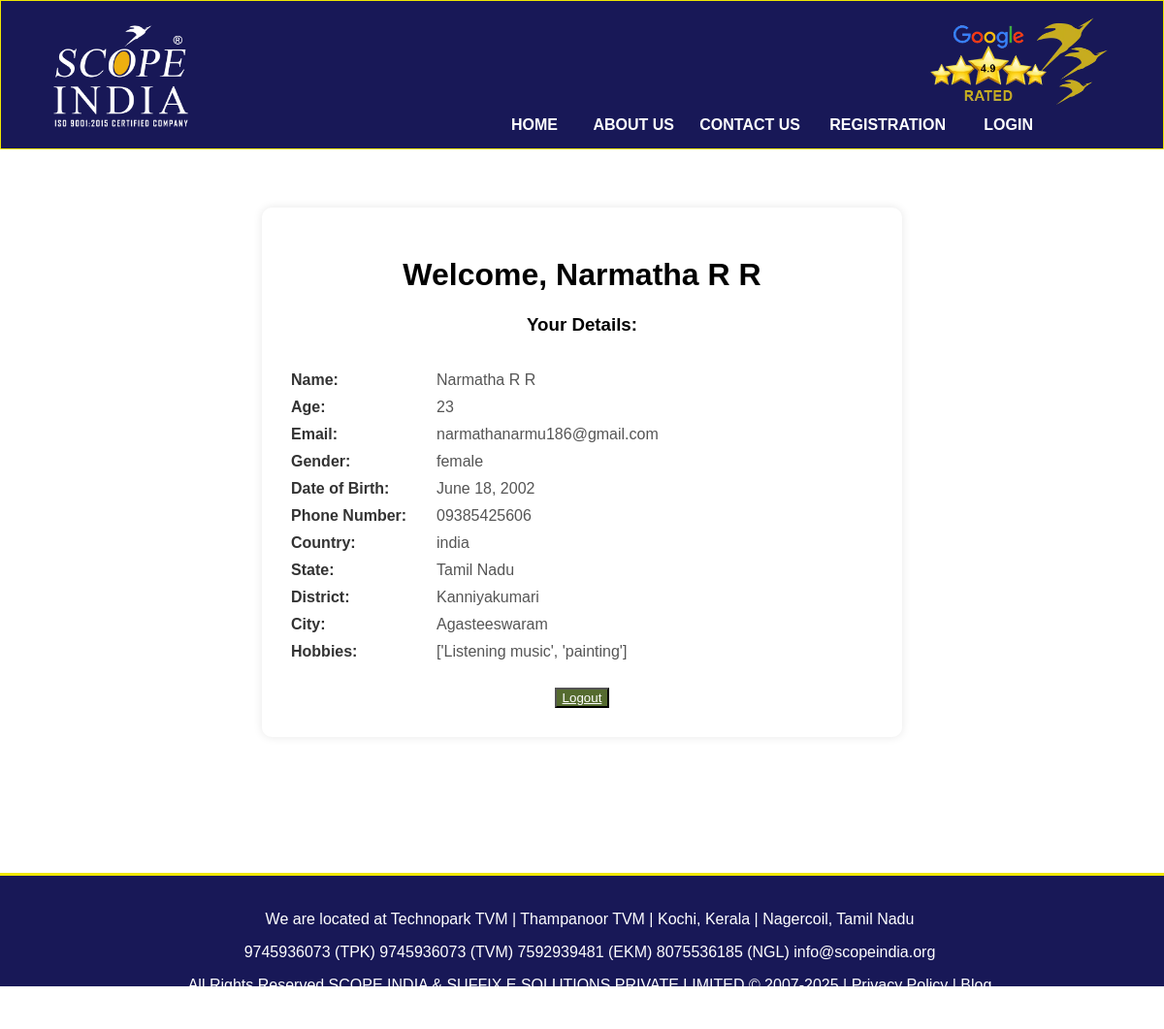
Page /dashboard/ (signed in) on the committed database.
### subapp/models.py (models this page shows, shortened)
class student(models.Model):
    datas= [('male','Male'), ('female', 'Female'), ('others','Others')]
    data1= [('india', 'India')]
    data2=[('Tamil Nadu','Tamil Nadu'),('Kerala','Kerala'),('Andhra Pradesh','Andhra Pradesh'),('Telangana','Telangana'),
           ('Odisha','Odisha'),('Karnataka','Karnataka'),('Goa','Goa'),('Haryana','Haryana'),('Bihar','Bihar')]
    data3=[('Listening music','Listening music'), ('dancing','dancing'),('story writing','story writing'),
                   ('painting','painting'),('others','others')]
    data4=[('Kanniyakumari','Kanniyakumari'),('Tirunelveli','Tirunelveli'),('Thoothukudi','Thoothukudi'),('Chennai','Chennai'), ('Coimbatore','Coimbatore'),('Kanchipuram','Kanchipuram'),('Vellore','Vellore')]
    data5=[('Agasteeswaram','Agasteeswaram'),('Anjugramam','Anjugramam'),('Mylaudy','Mylaudy'),('Aralvaimozhi','Aralvaimozhi'),
           ('Boothapandi','Boothapandi'),('Azhagappapuram','Azhagappapuram'),('Colachel','Colachel')]
    name= models.CharField(max_length=100)
    age= models.IntegerField()
    email= models.EmailField()
    gender= models.CharField(max_length=100, choices=datas, null=True)
    date_of_birth= models.DateField()
    phone_number = models.CharField(max_length=15)
    country= models.CharField(choices=data1, null=True)
    state= models.CharField(choices=data2, null=True)
    district=models.CharField(choices=data4, null=True)
    city=models.CharField(choices=data5, null=True)
    hobbies= models.CharField(max_length=100,choices=data3, null=True, blank=False)
    file= models.FileField(blank=False, null=True, upload_to='mediafile')
    password = models.CharField(max_length=128, null=True, blank=True)  # To store hashed password or temp password
    class Meta:
        verbose_name_plural = "student"

### subapp/views.py (the view)
# urls.py: path('dashboard/', views.dashboard, name='dashboard'),
def dashboard(request):
    email = request.session.get('user_email')  # email saved during login
    if not email:
        return redirect('login')  # redirect if session expired or user not logged in
    try:
        user = student.objects.get(email=email)
        context = {
            'user': user
        }
        return render(request, 'dashboard.html', context)
    except student.DoesNotExist:
        return render(request, 'dashboard.html', {'error': 'No student data found for this email.'})

### subapp/templates/dashboard.html (shortened to what this page needs)
{% load static %}
<!DOCTYPE html>
<html lang="en">
<head>
<nav class="navbar">
    <div class="navdiv">
      <img src="{%static 'image/scopeindia-logo.webp'%}" class="topleft1" alt="">
      <img src="{%static 'image/logo2.webp'%}"  class="topright" alt="">
      <ul>
        <li class="button1" ><a href="{%url 'home'%}">HOME</a></li>
        <li class="button2" ><a href="{%url 'about'%}">ABOUT US</a></li>
        <li class="button3"><a href="{%url 'contact'%}">CONTACT US</a></li>
        <li class="button4"><a href="{%url 'form'%}">REGISTRATION</a></li>
        <li class="button5"><a href="{%url 'login'%}">LOGIN</a></li>
      </ul>
    </div>
</nav>
<!DOCTYPE html>
<html>
<head>
</head>
<body>
<div class="container">
  <h1>Welcome, {{ user.name }}</h1>
  {% if error %}
    <p class="error">{{ error }}</p>
  {% else %}
    <h3>Your Details:</h3><br>
    <div class="detail-row">
      <div class="label">Name:</div>
      <div class="value">{{ user.name }}</div>
    </div>
    <div class="detail-row">
      <div class="label">Age:</div>
      <div class="value">{{ user.age }}</div>
    </div>
    <div class="detail-row">
      <div class="label">Email:</div>
      <div class="value">{{ user.email }}</div>
    </div>
    <div class="detail-row">
      <div class="label">Gender:</div>
      <div class="value">{{ user.gender }}</div>
    </div>
    <div class="detail-row">
      <div class="label">Date of Birth:</div>
      <div class="value">{{ user.date_of_birth }}</div>
    </div>
    <div class="detail-row">
      <div class="label">Phone Number:</div>
      <div class="value">{{ user.phone_number }}</div>
    </div>
    <div class="detail-row">
      <div class="label">Country:</div>
      <div class="value">{{ user.country }}</div>
    </div>
    <div class="detail-row">
      <div class="label">State:</div>
      <div class="value">{{ user.state }}</div>
    </div>
    <div class="detail-row">
      <div class="label">District:</div>
      <div class="value">{{ user.district }}</div>
    </div>
    <div class="detail-row">
      <div class="label">City:</div>
      <div class="value">{{ user.city }}</div>
    </div>
    <div class="detail-row">
      <div class="label">Hobbies:</div>
      <div class="value">{{ user.hobbies }}</div>
    </div><br>
  {% endif %}
<center>
  <button><a style="color: white;" href="{% url 'logout' %}">Logout</a></center></button>
</div>
</body>
</html>
</head>
<body>
<div class="main-content">
  <footer class="footer">
    <p>We are located at Technopark TVM | Thampanoor TVM | Kochi, Kerala | Nagercoil, Tamil Nadu</p>
    <p>9745936073 (TPK) 9745936073 (TVM) 7592939481 (EKM) 8075536185 (NGL) info@scopeindia.org</p>
    <p>All Rights Reserved SCOPE INDIA & SUFFIX E SOLUTIONS PRIVATE LIMITED © 2007-2025 | Privacy Policy | Blog</p>
  </footer>
</div>
</body>
</html>

### subapp/templates/dashboard.html (style rules this page uses)
body { margin: 0; font-family: sans-serif; }
.navbar { background-color: rgb(24, 24, 87); padding: 60px; border: 1px solid rgb(238, 230, 2); }
.navdiv { display: flex; align-items: center; justify-content: space-between; }
.topright { position: absolute; top: 10px; right: 50px; width: 200px; }
.topleft1 { position: absolute; top: 20px; left: 50px; width: 150px; color: rgb(215, 158, 26); }
.button1 { position: absolute; top: 120px; right: 600px; }
.button2 { position: absolute; top: 120px; right: 480px; }
.button3 { position: absolute; top: 120px; right: 350px; }
.button4 { position: absolute; top: 120px; right: 200px; }
.button5 { position: absolute; top: 120px; right: 110px; }
li { list-style: none; display: inline-block; }
li a { color: white; font-size: 14; font-weight: bold; margin-right: 25px;text-decoration: none; }
.container { max-width: 600px; margin: 60px auto; padding: 30px; background-color: #fff; border-radius: 10px; box-shadow: 0 0 10px rgba(0,0,0,0.1); font-family: Arial, sans-serif; }
.detail-row { display: flex; margin-bottom: 10px; }
.label { width: 150px; font-weight: bold; color: #333; }
.value { flex: 1; color: #555; }
h1, h3 { text-align: center; }
button { background-color: darkolivegreen; }
.footer { background-color: rgb(24, 24, 87); color: white; text-align: center; padding: 20px; border-top: 3px solid rgb(238, 230, 2); width: 98%; position: absolute; top: 900px; left: 0px; }

### rows in the picture
student: name "Narmatha R R", age "23", email "narmathanarmu186@gmail.com", gender "female", date_of_birth "June 18, 2002", phone_number "09385425606", country "india", state "Tamil Nadu", district "Kanniyakumari", city "Agasteeswaram", hobbies "['Listening music', 'painting']"
